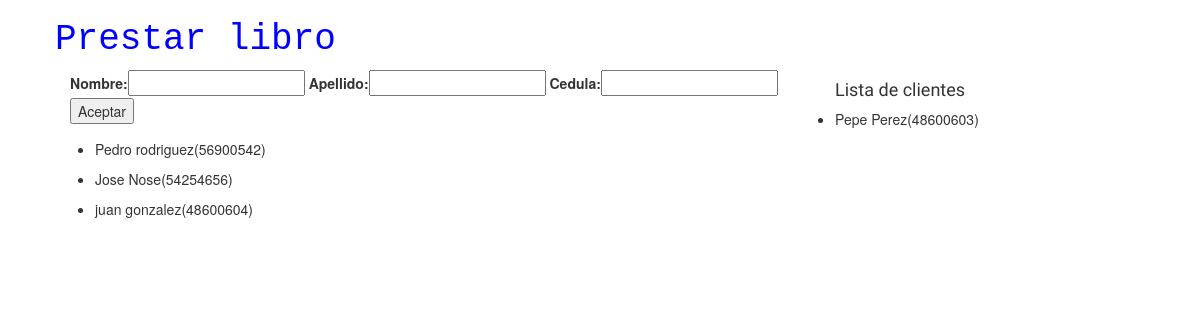
Screenshot of /libro/5/ with the database file from the repository.
### lib/models.py (models this page shows, shortened)
class Cliente(models.Model):
	nombre=models.CharField(max_length=50)
	apellido=models.CharField(max_length=50)
	cedula=models.CharField(max_length=8,unique=True)
	telefono=models.CharField(max_length=20,unique=True)
	email=models.EmailField(unique=True,null=True,blank=True)

### lib/views.py (the view)
# urls.py: url(r'^libro/(?P<numero_libro>[0-9]+)/', views.prestar_libro,name="prestar_libro"),
def prestar_libro(request,numero_libro):
	if request.method=="POST":
		form=ClienteForm(request.POST)
		form.is_valid()
		libro=Libro.objects.get(id=numero_libro)
		cedula= request.POST['cedula']
		try:
			cliente=Cliente.objects.get(cedula=cedula)
		except:
			return HttpResponseRedirect ('/libros_disponibles')
		libro.cliente=cliente
		libro.tiempo_prestamo()
		libro.save()
		return HttpResponseRedirect ('/libros_disponibles')
	else:
		clientes=Cliente.objects.all()
		cliente_form=ClienteForm()
		return render(request,'lib/prestar_libro.html',{'cliente_form':cliente_form,'clientes':clientes})

### lib/form.py
class ClienteForm(forms.ModelForm):
	class Meta:
		model=Cliente
		fields=('nombre','apellido')
	cedula=forms.CharField(max_length=20)

### lib/templates/lib/prestar_libro.html (shortened to what this page needs)
<!DOCTYPE html>
{% load staticfiles %}
<html>
    <head>
	<link rel="stylesheet" href="//maxcdn.bootstrapcdn.com/bootstrap/3.2.0/css/bootstrap.min.css">
	<link rel="stylesheet" href="//maxcdn.bootstrapcdn.com/bootstrap/3.2.0/css/bootstrap-theme.min.css">
	<link rel="stylesheet" href="{% static 'css/libros.css' %}">
    <h1>Prestar libro</h1>
    </head>
    <body>
    <div class="content container">
        <div class="row">
            <div class="col-md-8">
            <form method="POST"  class="post-form">
            {{ cliente_form}}
            <button type="submit" class="prestar">Aceptar</button>
            </form>
            </div>
            <h4>Lista de clientes</h4>
            {%for cliente in clientes%}
            <p><ul><li>{{cliente.nombre}} {{cliente.apellido}}({{cliente.cedula}})</li></ul></p>
            {%endfor%}
        </div>
    </div>
    </body>
</html>

### rows the page displays
Cliente: nombre "Pepe", apellido "Perez", cedula "48600603"
Cliente: nombre "Pedro", apellido "rodriguez", cedula "56900542"
Cliente: nombre "Jose", apellido "Nose", cedula "54254656"
Cliente: nombre "juan", apellido "gonzalez", cedula "48600604"
